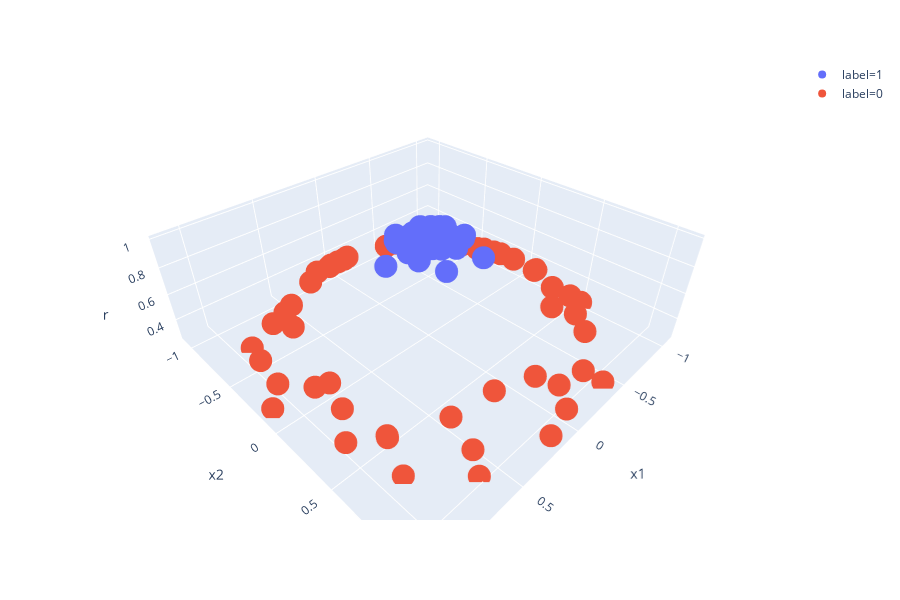

This figure's notebook cell:
### Code cell
fig = px.scatter_3d(df, x="x1", y="x2", z="r", color="label")
fig.show()
